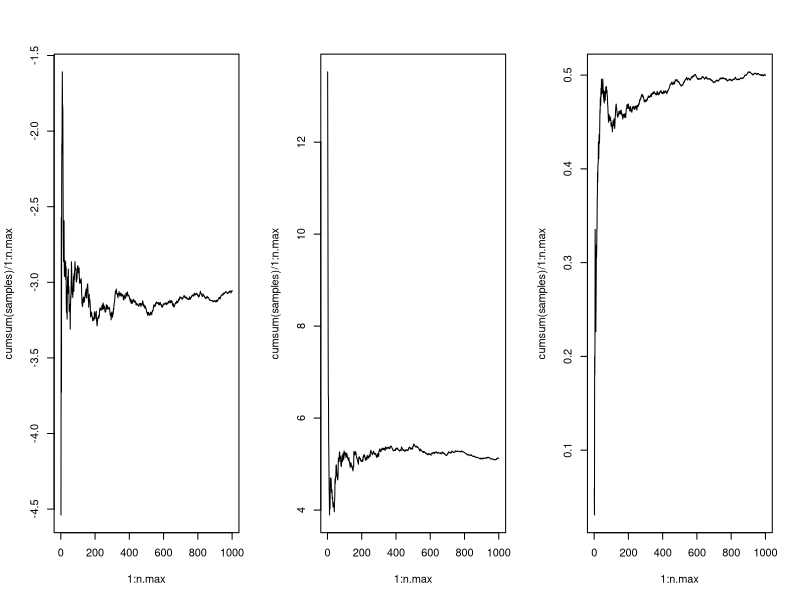
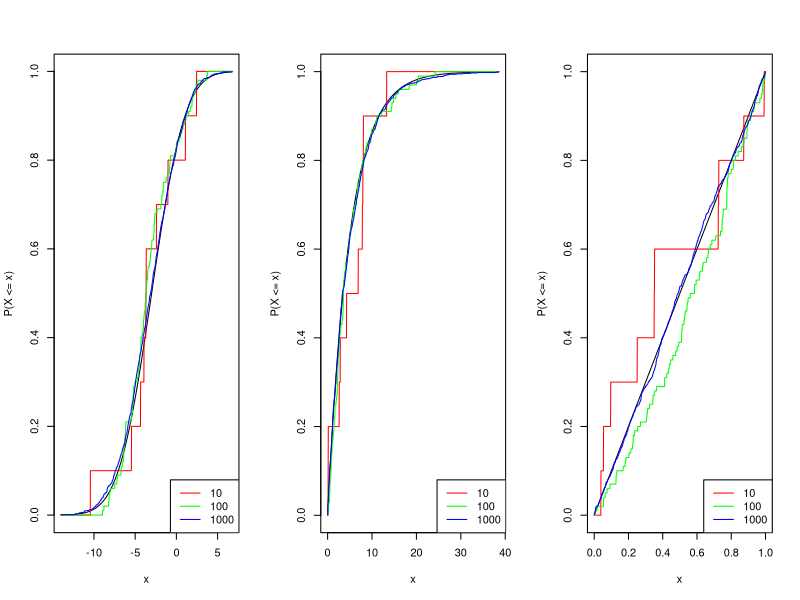
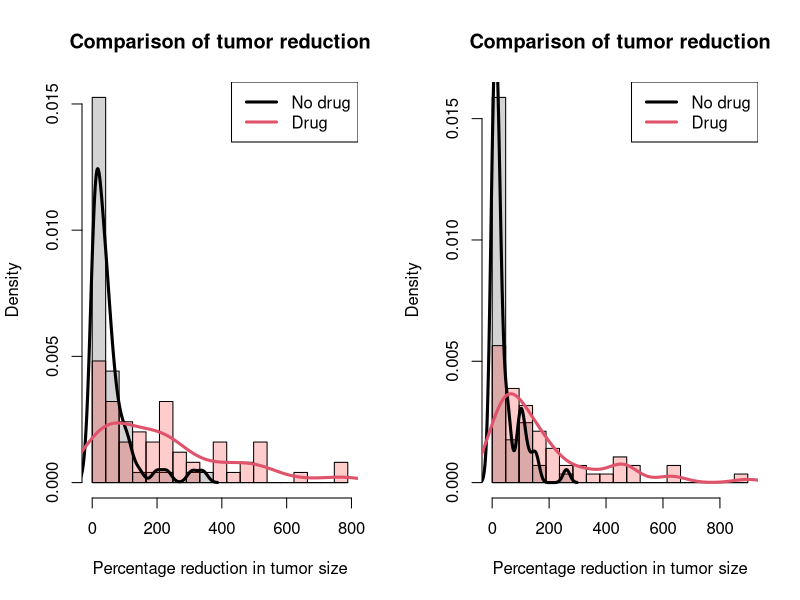
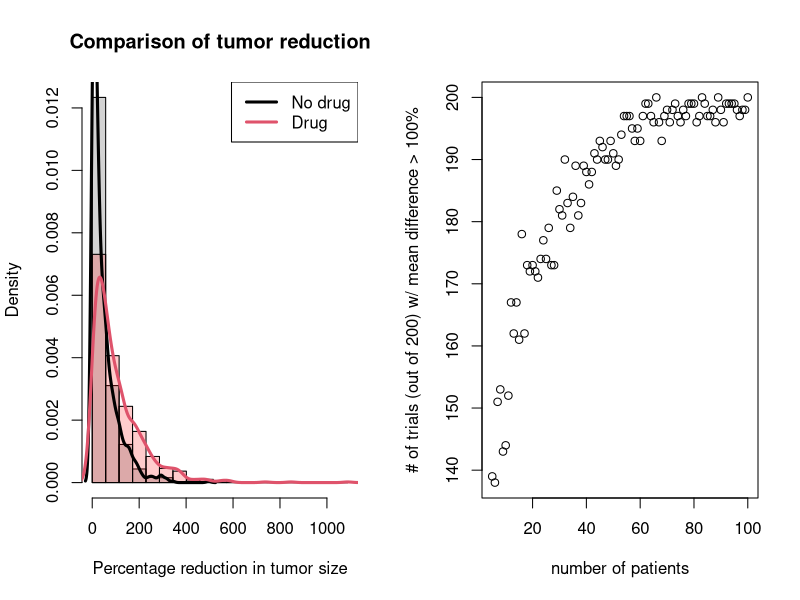
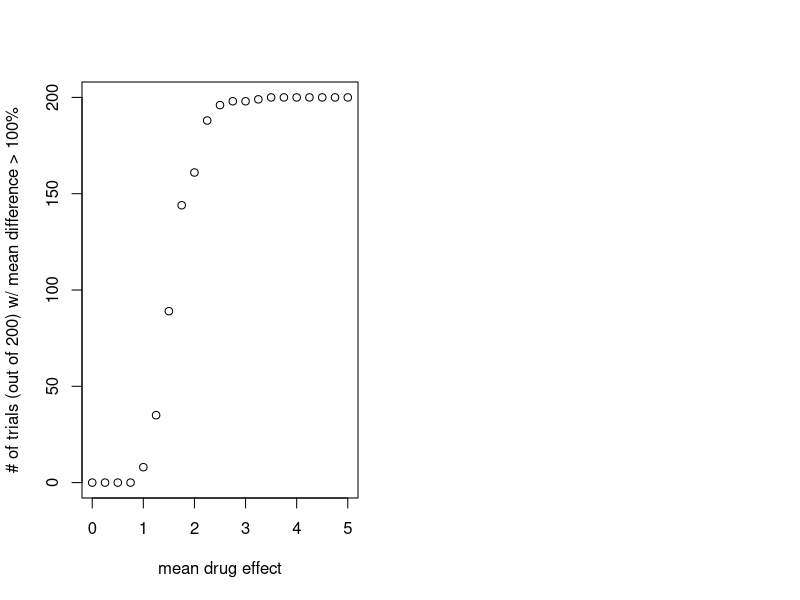

Here is the R script that generated these plots, in order:
## ---- chunk 1
knitr::opts_chunk$set(cache=TRUE, autodep=TRUE, cache.comments=TRUE)
## ---- chunk 2
st_norm = rnorm(1000,mean = 0, sd = 1)
head(st_norm,5)

beta = rbeta(20,0.1,0.1)
head(beta,5)

char_samp = sample(c("A","G","C","T"),2000,replace = TRUE,prob = c(0.25,0.25,0.25,0.25))
head(char_samp,5)

x = runif(100,0,1)
y = runif(100,0,x[1:100])
data_unif = as.data.frame(cbind(x,y))
head(data_unif,5)

## ---- chunk 3
    # plot.cum.means: plot cumulative sample mean as a function of sample size
    # Inputs:
    # - rfun: function which generates random draws
    # - n.max: number of samples to draw
    # Ouptut: none
    plot.cum.means = function(rfun, n.max) {
      samples = rfun(n.max)
      plot(1:n.max, cumsum(samples) / 1:n.max, type = "l")
    }
## ---- chunk 4
n.max= 1000

#N(-3,10)
rfun_norm = function(n.max) {return(rnorm(n.max,mean = -3,sd = sqrt(10)))}

#Exp(5)
rfun_exp = function(n.max) {return(rexp(n.max,rate = .2))}

#Beta(1,1)
rfun_beta = function(n.max) {return(rbeta(n.max,1,1))}

par(mfrow=c(1,3))
plot.cum.means(rfun_norm,n.max)
plot.cum.means(rfun_exp,n.max)
plot.cum.means(rfun_beta,n.max)

#Yes, as the sample size increases the sample means approach their expected values based on their probability density functions.
## ---- chunk 5
# plot.ecdf: plots ECDFs along with the true CDF, for varying sample sizes
# Inputs:
# - rfun: function which generates n random draws, when called as rfun(n)
# - pfun: function which calculates the true CDF at x, when called as pfun(x)
# - sizes: a vector of sample sizes
# Output: none
  
plot.ecdf = function(rfun, pfun, sizes) {
  # Draw the random numbers
  samples = lapply(sizes, rfun)

  # Calculate the grid for the CDF
  grid.min = min(sapply(samples, min))
  grid.max = max(sapply(samples, max))
  grid = seq(grid.min, grid.max, length=1000)
  
  
  # Calculate the ECDFs
  ecdfs = lapply(samples, ecdf)
  evals = lapply(ecdfs, function(f) f(grid))

  # Plot the true CDF
  plot(grid, pfun(grid) , type="l", col="black", xlab="x", ylab = "P(X <= x)")

  # Plot the ECDFs on top
  n.sizes = length(sizes)
  cols = rainbow(n.sizes)
  for (i in 1:n.sizes) {
    lines(grid, evals[[i]], col=cols[i])
  }
  legend("bottomright", legend=sizes, col=cols, lwd=1)
}
## ---- chunk 6
pfun_norm = function(d){return(pnorm(d,mean = -3,sd = sqrt(10)))}
pfun_exp = function(q){return(pexp(q,0.2))}
pfun_beta = function(q){return(qbeta(q,1,1))}

par(mfrow=c(1,3))
plot.ecdf(rfun = rfun_norm,pfun = pfun_norm,c(10,100,1000))
plot.ecdf(rfun = rfun_exp,pfun = pfun_exp,c(10,100,1000))
plot.ecdf(rfun = rfun_beta,pfun = pfun_beta,c(10,100,1000))
## ---- chunk 7
simulate.data = function(n = 60,mu.drug = 2){
  mu.nodrug = runif(n, min=0, max=1) 
  drug = 100*rexp(n, rate=1/mu.drug) 
  nodrug = 100*rexp(n, rate=1/mu.nodrug)
  return_list = list(nodrug,drug)
  names(return_list) = c("nodrug","drug")
  return(return_list)
}
## ---- chunk 8
results1 = simulate.data()
head(results1$nodrug,6)
head(results1$drug,6)

results2 = simulate.data()
head(results2$nodrug,6)
head(results2$drug,6)
## ---- chunk 9
dif_no_drug = abs(mean(results1$nodrug)-mean(results2$nodrug))
dif_drug = abs(mean(results1$drug)-mean(results2$drug))
dif_results1 = abs(mean(results1$nodrug) - mean(results1$drug))

dif_no_drug
dif_drug
dif_results1

#The biggest absolute difference is between the drug group and the non-drug group within the first results sample. This makes the most sense assuming that there is a drug effect, because the other two are comparing differences in sample means between samples from the same simulation so they should not deviate much assuming a relativley low sample variance. 
## ---- chunk 10
plot.data = function(data){
    #get the two groups for plotting from the data
    x.drug = data$drug
    x.nodrug = data$nodrug
    
    # Find the range of all the measurements together, and define breaks
    x.range = range(c(x.nodrug,x.drug))
    breaks = seq(min(x.range),max(x.range),length=20)
    
    # Produce hist of the non drug measurements, then drug measurements on top
    hist(x.nodrug, breaks=breaks, probability=TRUE, xlim=x.range, col="lightgray", xlab="Percentage reduction in tumor size",     main="Comparison of tumor reduction")

    # Plot a histogram of the drug measurements, on top
    hist(x.drug, breaks=breaks, probability=TRUE, col=rgb(1,0,0,0.2), add=TRUE)

    # Draw estimated densities on top, for each dist
    lines(density(x.nodrug), lwd=3, col=1)
    lines(density(x.drug), lwd=3, col=2)
    legend("topright", legend=c("No drug","Drug"), lty=1, lwd=3, col=1:2)
}

par(mfrow=c(1,2))
plot.data(results1)
plot.data(results2)

## ---- chunk 11
plot.data(simulate.data(n = 1000,mu.drug=1.1))

#There are differences in the shape of smoothness in the distribution. The scales are a bit different and we see more of an exponentially smopth decay in this plot.
## ---- chunk 12
simulate.difference = function(n = 60, mu.drug = 2){ 
  temp_list = simulate.data(n,mu.drug)
  return(mean(temp_list$drug)-mean(temp_list$nodrug))
}
simulate.difference()
simulate.difference()
simulate.difference(n=1000,mu.drug=10)

## ---- chunk 13
rep.sim = function(nreps = 200,n = 60,mu.drug = 2,seed = NULL){
  temp_int = 0
  for(i in 1:nreps){
    temp_return = simulate.difference(n,mu.drug)
    if(temp_return >= 100){
      temp_int = temp_int + 1
    }
  }
  return(temp_int)
}

rep.sim(mu.drug = 1.5)
## ---- chunk 14
n = rep(5:100)
test_vec = rep(0,length(n))
  for(j in 1:length(test_vec)){
    test_vec[j] = rep.sim(n = n[j]) #initial vector of 0's then with each it we will impute new values from rep sim using a specific n from 5-100
}

plot(n,test_vec,xlab = "number of patients",ylab = "# of trials (out of 200) w/ mean difference > 100%")

smallest_n = min(n[test_vec >=190])
smallest_n

#the smalledst size is n=33.
## ---- chunk 15
mu_drug_test = seq(0,5,0.25) #drug mean effects 
test_vec_2 = rep(0,length(mu_drug_test))

for(k in 1:length(test_vec_2)){
  test_vec_2[k] = rep.sim(n = 20, mu.drug = mu_drug_test[k]) 
}

plot(mu_drug_test,test_vec_2,xlab = "mean drug effect",ylab = "# of trials (out of 200) w/ mean difference > 100%")

smallest_n_2 = min(mu_drug_test[test_vec_2 >=190])
smallest_n_2

#mu_dru must be at lease 2.25 to exceed 190.
## ---- chunk 16

#New rep.sim function
rep.sim.new = function(nreps = 200,n,mu.drug,seed = NULL){
  temp.drug.mat = matrix(rep(0,1000),nrow = 200,ncol = 5)
  temp.nodrug.mat = matrix(rep(0,1000),nrow = 200,ncol =5)
  resp = list(temp.drug.mat,temp.nodrug.mat)
  for(i in 1:nreps){
    temp.resp = simulate.data(n,mu.drug)
    resp[[1]][i,] = temp.resp$drug
    resp[[2]][i,] = temp.resp$nodrug
  }
  return(resp)
}

#Solving Problem
for(i in 1:12){
  #Generate the data for testing
  if(i == 1){
    patients = rep.sim.new(n = 5,mu.drug = 1.5)
  }else{
    patients_new = rep.sim.new(n=5,mu.drug = 1.5)
    drug_old = patients[[1]]
    drug_new = patients_new[[1]]
    nodrug_old = patients[[2]]
    nodrug_new = patients_new[[2]]
    drug = cbind(drug_old,drug_new)
    nodrug = cbind(nodrug_old,nodrug_new)
    patients = list(drug,nodrug)
  }

  #Test if we can stop
  temp_count = rep(0,200)
  for(j in 1:200){
      test_val = mean(patients[[1]][j,]) - mean(patients[[2]][j,])
      if(test_val >=100){
        temp_count[j] = 1
      }
  }
  if(sum(temp_count) >= 190){
    #SUCCESS
    response = c(5*i,sum(temp_count))
    break
  }else if(i == 12){
    #FAILURE
    response = "FAILURE"
    break
  }
}

response

#this function will either give falure or a number above 100 (most of the time). Compared to 3a I am getting less than 130 and this makes sense as this is the more appropriate way to do this test sampling.
## ---- chunk 17

ab.collect= function(n, a.mean, a.sd, b.sd, b.mean){
  a.response=rnorm(n=n, mean=a.mean, sd=a.sd)
  b.response=rnorm(n=n, mean=b.mean, sd=b.sd)
  new.list=list(a.response, b.response)
  names(new.list)=c("a.response", "b.response")
  return(new.list)
}

temp=ab.collect(10,0,1,0,1)
temp
mean(temp$a.response)


temp_2=ab.collect(5,0,1,0,1)
temp_2
mean(temp_2$b.response)

## ---- chunk 18
test.at.end=function(n, a.mean, a.sd, b.mean, b.sd){
  test_samp=ab.collect(n, a.mean, a.sd, b.sd, b.mean)
  test=t.test(test_samp$a.response,test_samp$b.response)
  p_val=test$p.value
  if (p_val<=0.5){
    if(mean(test_samp$a.response)<= mean(test_samp$b.response)){
      return("B")
    }else{
      return("A")
    }
  }else{
    return("Inconclusive")
  }
}

test_samp2=test.at.end(n=2000,a.mean=100,a.sd=20, b.mean=140, b.sd=10)
test_samp2
#command-shift-c
## ---- chunk 19
test.as.you.go=function(n.per.day, n.days, a.mean, a.sd, b.mean, b.sd){
  for(i in 1:n.days){
    if (i==1){
      data_act=ab.collect(n.per.day, a.mean, a.sd, b.mean, b.sd)
    }else{
      data_new=ab.collect(n.per.day, a.mean, a.sd, b.mean, b.sd)
      a.group_temp =c(data_act$a.response, data_new$a.response)
      b.group_temp=c(data_act$b.response, data_new$b.response)
      data_act= list(a.group_temp,b.group_temp)
      names(data_act)=c("a.response", "b.response")
    }
    daily_test=t.test(data_act$a.response,data_act$b.response )
    daily_pval=daily_test$p.value
    if (daily_pval<=0.5){
       if(mean(data_act$a.response)<= mean(data_act$b.response)){
         resp=list(data_act$b.response)
         names(resp)="b.response"
      return(resp)
    }else{
      resp=list(data_act$a.response)
         names(resp)="a.response"
      return(resp)
      break
    }
  }else if (i==n.days){
    return("Inconclusive")
    break
    }
  }
}

test_proc_2=test.as.you.go(n.per.day=100, n.days=20, a.mean=100, a.sd=20, b.mean=140, b.sd=10)
test_proc_2
class(test_proc_2)

#here you do save time since it will take fewer days but will get the same results

## ---- chunk 20
test.as.you.go=function(n.per.day, n.days, a.mean, a.sd, b.mean, b.sd){
  for(i in 1:n.days){
    if (i==1){
      data_act=ab.collect(n.per.day, a.mean, a.sd, b.mean, b.sd)
    }else{
      data_new=ab.collect(n.per.day, a.mean, a.sd, b.mean, b.sd)
      a.group_temp =c(data_act$a.response, data_new$a.response)
      b.group_temp=c(data_act$b.response, data_new$b.response)
      data_act= list(a.group_temp,b.group_temp)
      names(data_act)=c("a.response", "b.response")
    }
    daily_test=t.test(data_act$a.response,data_act$b.response )
    daily_pval=daily_test$p.value
    if (daily_pval<=0.5){
       if(mean(data_act$a.response)<= mean(data_act$b.response)){
      return("B")
    }else{
      return("A")
      break
    }
  }else if (i==n.days){
    return("Inconclusive")
    break
    }
  }
}

test_proc_2=test.as.you.go(n.per.day=100, n.days=20, a.mean=100, a.sd=20, b.mean=140, b.sd=10)
test_proc_2
class(test_proc_2)


test.at.end.result = test.at.end(n = 1000,a.mean = 100,a.sd = 20,b.mean = 100,b.sd = 20)
test.as.you.go.result = test.as.you.go(n.per.day = 100,n.days = 10,a.mean = 100,a.sd = 20,b.mean =100,b.sd = 20)

test.at.end.result
test.as.you.go.result

#. These resluts are different, so it can be a bad approach. This is because you coud get significant results on day 1 and stop but then if you do it all at once you will get different results. The second test should have more As and Bs and so on like this until 60. 
